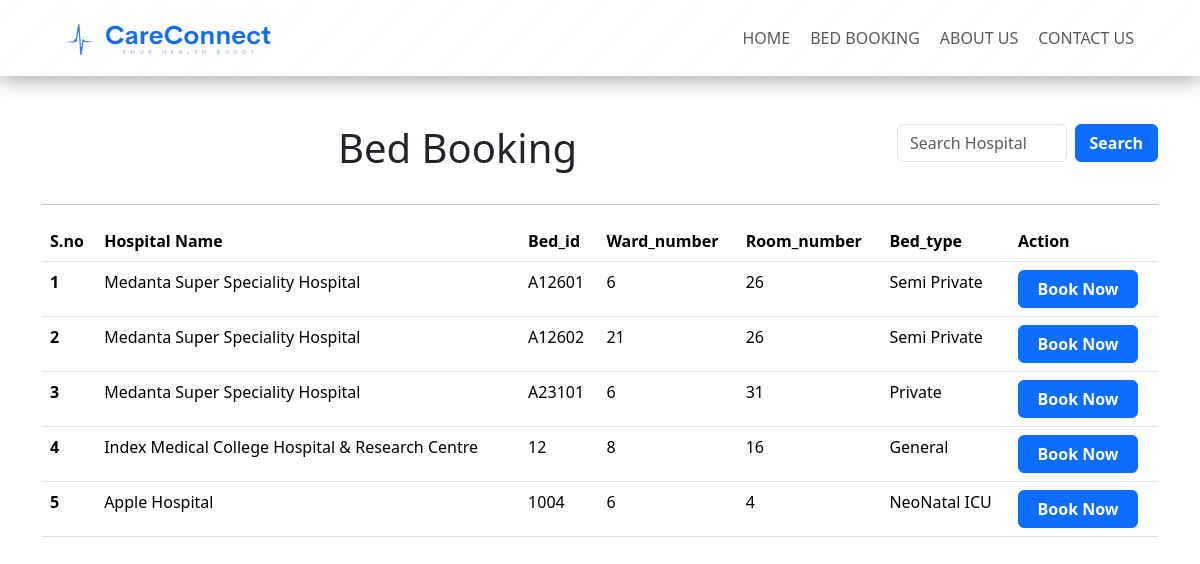
/beds/, run on the app's committed database.
### home/models.py (models this page shows)
class beds(models.Model):
    Hospital_name = models.CharField(max_length=300)
    Bed_id=models.CharField(max_length=300,unique=True)
    Ward_number=models.CharField(max_length=100)
    Room_number=models.CharField(max_length=100)
    Bed_type=models.CharField(max_length=300)

### home/views.py (the view, shortened to what this page needs)
# urls.py: path('beds/',bedsinfo),
def bedsinfo(request):
    data=beds.objects.all()
    return render(request,'beds.html',context={'data':data})

### CareConnect-MinorProject/home/template/beds.html (shortened to what this page needs)
{% load static %}
<!DOCTYPE html>
<html lang="en">
  <head>
    <link
      href="https://cdn.jsdelivr.net/npm/bootstrap@5.3.2/dist/css/bootstrap.min.css"
      rel="stylesheet"
    />
    <link rel="stylesheet" href="{% static 'css/bootstrap.css'%}" />
    <link rel="stylesheet" href="{% static 'css/style.css' %}" />
  </head>
  <body>
    <nav class="mb-5 glass-bg">
      <div class="container">
        <div class="row">
          <div class="col">
            <nav class="navbar navbar-expand-lg">
              <div class="container-fluid">
                <img
                  src="{% static 'images/0019b4ca-3b9d-422a-b123-113ed453ccc3.png' %}"
                  class="navbar-brand img-fluid logo-icon"
                  alt=""
                />
                <div
                  class="collapse navbar-collapse"
                  id="navbarSupportedContent"
                >
                  <ul class="navbar-nav ms-auto mb-2 mb-lg-0">
                    <li class="nav-item">
                      <a class="nav-link" href="/index/">HOME</a>
                    </li>
                    <li class="nav-item">
                      <a class="nav-link" href="/info/">BED BOOKING</a>
                    </li>
                    <li class="nav-item">
                      <a class="nav-link" href="/index/">ABOUT US</a>
                    </li>
                    <li class="nav-item">
                      <a class="nav-link" href="/contact/">CONTACT US</a>
                    </li>
                  </ul>
                </div>
              </div>
            </nav>
          </div>
        </div>
      </div>
    </nav>
    <div class="container my-2">
      <div class="row">
        <div class="col">
          <h1 class="text-center">Bed Booking</h1>
        </div>
        <div class="col-lg-3">
          <form class="d-flex" role="search"y>
            <input
              class="form-control me-2"
              type="search"
              name="q"
              placeholder="Search Hospital"
              aria-label="Search"
            />
            <button class="btn btn-primary" type="submit">Search</button>
          </form>
        </div>
      </div>
    </div>
    <div class="container">
        <div class="row">
            <div class="col">
                <hr>
            </div>
        </div>
    </div>
    <div class="container">
      <div class="row">
        <div class="col">
          <table class="table table-hover col-12">
            <thead>
              <tr>
                <th scope="col">S.no</th>
                <th scope="col">Hospital Name</th>
                <th scope="col">Bed_id</th>
                <th scope="col">Ward_number</th>
                <th scope="col">Room_number</th>
                <th scope="col">Bed_type</th>
                <th scope="col">Action</th>
              </tr>
            </thead>
            <tbody>
              {% for i in data %}
              <tr>
                <th scope="row">{{forloop.counter}}</th>
                <td>{{i.Hospital_name}}</td>
                <td>{{i.Bed_id}}</td>
                <td>{{i.Ward_number}}</td>
                <td>{{i.Room_number}}</td>
                <td>{{i.Bed_type}}</td>
                <td><a href="/fillform/{{i.id}}/"><button class="btn btn-primary">Book Now</button></a></td>
              </tr>
              {% endfor %}
            </tbody>
          </table>
        </div>
      </div>
    </div>
  </body>
</html>

### home/static/css/style.css (style rules this page uses)
* { margin: 0; padding: 0; box-sizing: border-box; }
html { scroll-behavior: smooth; scroll-padding-top: 150px; }
.glass-bg { background: linear-gradient( 135deg, rgba(255, 255, 255, 0.1), rgba(255, 255, 255, 0) ); backdrop-filter: blur(10px); -webkit-backdrop-filter: blur(10px); border: 1px solid rgba(255, 255, 255, 0.18); box-shadow: 0 3px 20px 0 rgba(0, 0, 0, 0.37); }
.logo-icon { height: 50px; width: 220px; object-fit: cover; padding: 4px; margin: 4px; }
.nav-link { transition: all 0.3s ease-in-out 0.3s; margin-right: 4px; }
.btn { width: 120px; font-weight: 700; }

### data on the page
beds: Hospital_name "Medanta Super Speciality Hospital", Bed_id "A12601", Ward_number "6", Room_number "26", Bed_type "Semi Private"
beds: Hospital_name "Medanta Super Speciality Hospital", Bed_id "A12602", Ward_number "21", Room_number "26", Bed_type "Semi Private"
beds: Hospital_name "Medanta Super Speciality Hospital", Bed_id "A23101", Ward_number "6", Room_number "31", Bed_type "Private"
beds: Hospital_name "Index Medical College Hospital & Research Centre", Bed_id "12", Ward_number "8", Room_number "16", Bed_type "General"
beds: Hospital_name "Apple Hospital", Bed_id "1004", Ward_number "6", Room_number "4", Bed_type "NeoNatal ICU"
